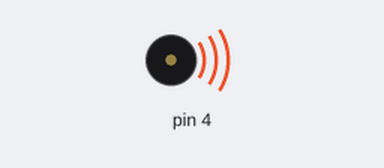
This sketch was run on a simulated Arduino Uno, built with avr-gcc and run on an emulated ATmega328P. Shown: buzzer (waves = sounding).

Above: at 0.1 s.
At 4.9 s:
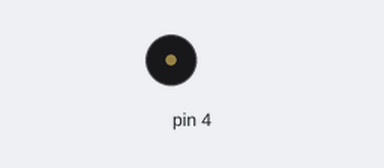
Timing chart, 0 to 6.4 s (numbered marks = the images above):
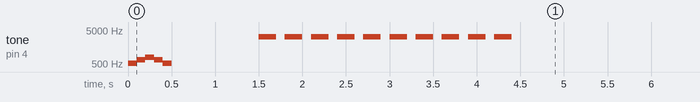

The sketch:

sketch_dec03a.ino
```cpp
void setup() {
  pinMode(4, OUTPUT);
  tone(4, 523);
  delay(100);
  tone(4, 659);
  delay(100);
  tone(4, 784);
  delay(100);
  tone(4, 659);
  delay(100);
  tone(4, 523);
  delay(100);
  tone(4, 0, 1);

  delay(1000);
  for(int i=0; i<10; i++){
    tone(4, 3135, 200);
    delay(300);
  }
  for(int i=3135+10; i>0; i-=10){
    tone(4, i);
    delay(1);
  }
  tone(4, 0, 1);
  delay(1000);
}

void loop() {
}
```
